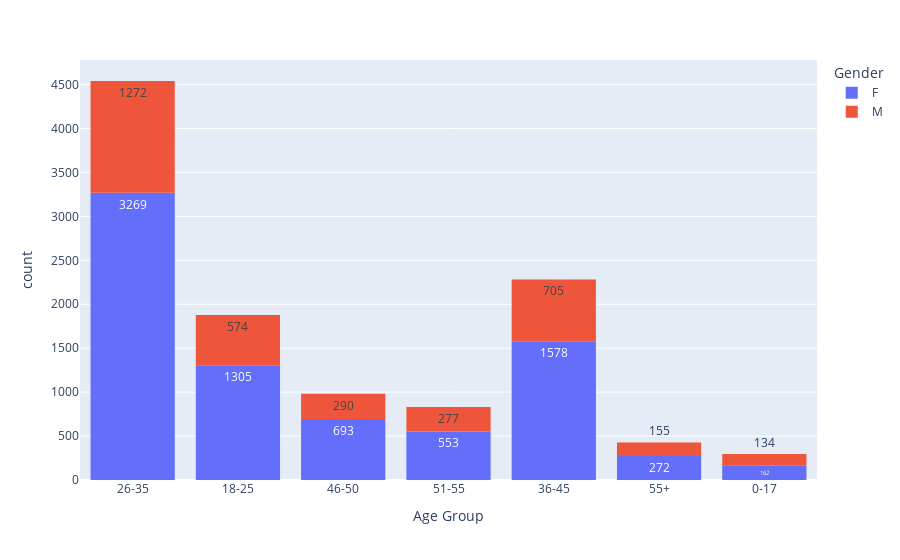

Notebook code for this chart:
### Markdown cell above
## Age

### Code cell
px.histogram(data_frame=df,x='Age Group',color='Gender',text_auto=True)

### Figure 1 — Plotly figure (JSON) as saved in the notebook; plotly's stock layout.template omitted (floating-point values rounded to 4 significant figures; data arrays with more than 128 entries replaced by an {"elided": "..."} marker saying what was removed)
{"data": [{"alignmentgroup": "True", "bingroup": "x", "hovertemplate": "Gender=F<br>Age Group=%{x}<br>count=%{y}<extra></extra>", "legendgroup": "F", "marker": {"color": "#636efa", "pattern": {"shape": ""}}, "name": "F", "offsetgroup": "F", "orientation": "v", "showlegend": true, "texttemplate": "%{value}", "type": "histogram", "x": {"elided": "7832 str values"}, "xaxis": "x", "yaxis": "y"}, {"alignmentgroup": "True", "bingroup": "x", "hovertemplate": "Gender=M<br>Age Group=%{x}<br>count=%{y}<extra></extra>", "legendgroup": "M", "marker": {"color": "#EF553B", "pattern": {"shape": ""}}, "name": "M", "offsetgroup": "M", "orientation": "v", "showlegend": true, "texttemplate": "%{value}", "type": "histogram", "x": {"elided": "3407 str values"}, "xaxis": "x", "yaxis": "y"}], "layout": {"barmode": "relative", "legend": {"title": {"text": "Gender"}, "tracegroupgap": 0}, "margin": {"t": 60}, "xaxis": {"anchor": "y", "domain": [0, 1], "title": {"text": "Age Group"}}, "yaxis": {"anchor": "x", "domain": [0, 1], "title": {"text": "count"}}}}
